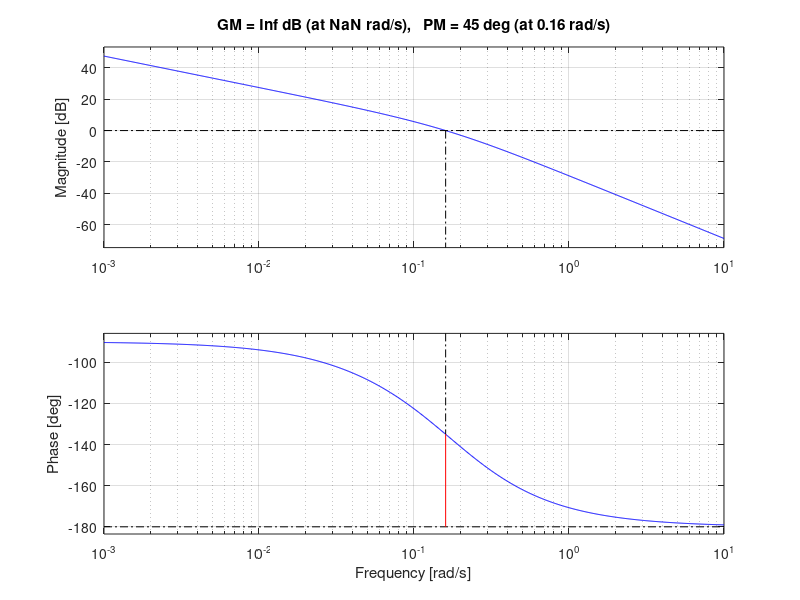
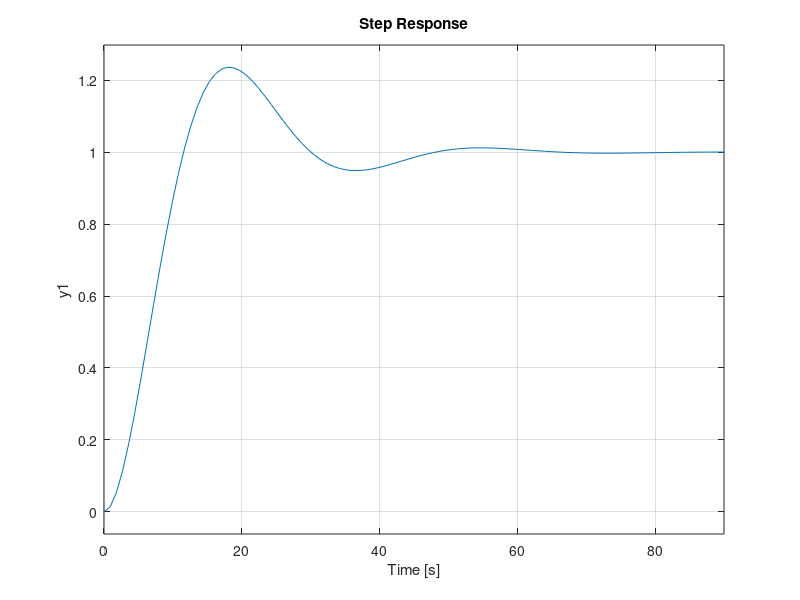

The MATLAB script that drew these images, in order: (Note: this script raises an error after producing the figures.)
clear; clc; 
load("Tanktest.mat")

K = K1; 
wc = 0.3; 

Kinf = 2; 
PM = 50; 


G = tf(K, [T^2 2*T 1]);

[mag, phase] = bode(G, wc);
mag = squeeze(mag);
phase = squeeze(phase);
u1 = Kinf*mag; 
phir = 50-180-phase; 


% Kontroll
kontroll = u1*cos(deg2rad(phir));

% Funkar ej, 
wc = 0.16;  
% PM = 40 på båda
% funkar för (wc=0.3, Kinf = 8 vilket ger kontroll = 1.0037) 
% och (wc = 0.14. Kinf = 3 vilket ger kontroll = 1.4878)

Kinf = 3; 
PM = 45; 
% wc = 0.16, Kinf = 3, PM = 45 ger Kontroll = 1.2175

G = tf(K, [T^2 2*T 1]);


[mag, phase] = bode(G, wc);
mag = squeeze(mag);
phase = squeeze(phase);
u1 = Kinf*mag; 
phir = PM-180-phase; 
phirrad = deg2rad(phir); 

% Kontroll
kontroll = u1*cos(deg2rad(phir));




% Regulatorparametrar
Td = (sqrt(u1*(u1-cos(phirrad)))+u1*sin(phirrad))/(2*wc*(u1*cos(phirrad)-1));
Ti = 4*Td;
Tf = (Td*cos(phirrad))/(u1+wc*Td*sin(phirrad));
Kc = Kinf*Tf/Td; 


G = tf(K, [T^2 2*T 1]);




s = tf('s');
% Regulator
GD = Kc*Td*s;
GPI = Kc*(1+1/(Ti*s));
GF = 1/(Tf*s+1);
GPID = GPI+GD;
D = GPID*GF;

figure;
L = D*G;
margin(L)

Tsys = feedback(L,1);

figure; 
step(Tsys)
grid on
stepinfo(Tsys)
